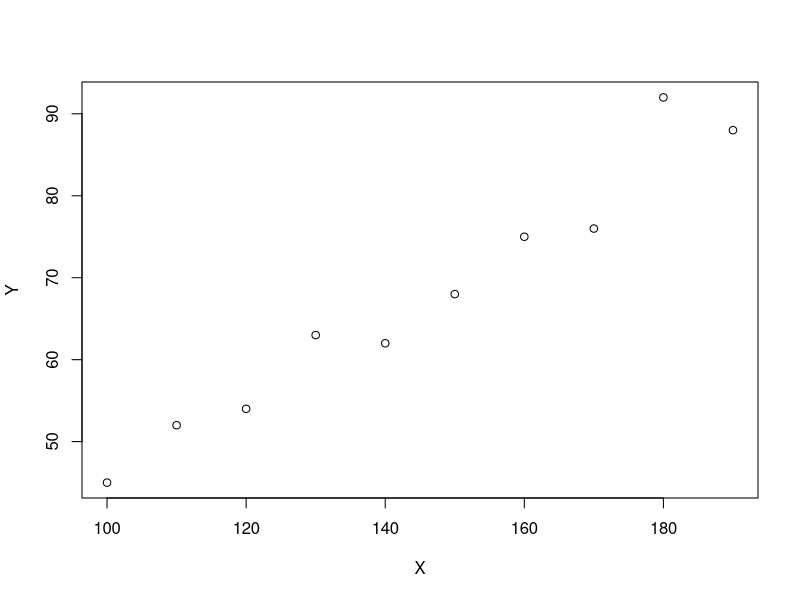

The R source for this figure:
X<-c(100, 110, 120, 130, 140, 150, 160, 170, 180, 190);
Y<-c(45, 52, 54, 63, 62, 68, 75, 76, 92, 88)
dev.new(width=5, height=4)
plot(X, Y)
cat("A linear regression model seems appropriate")
